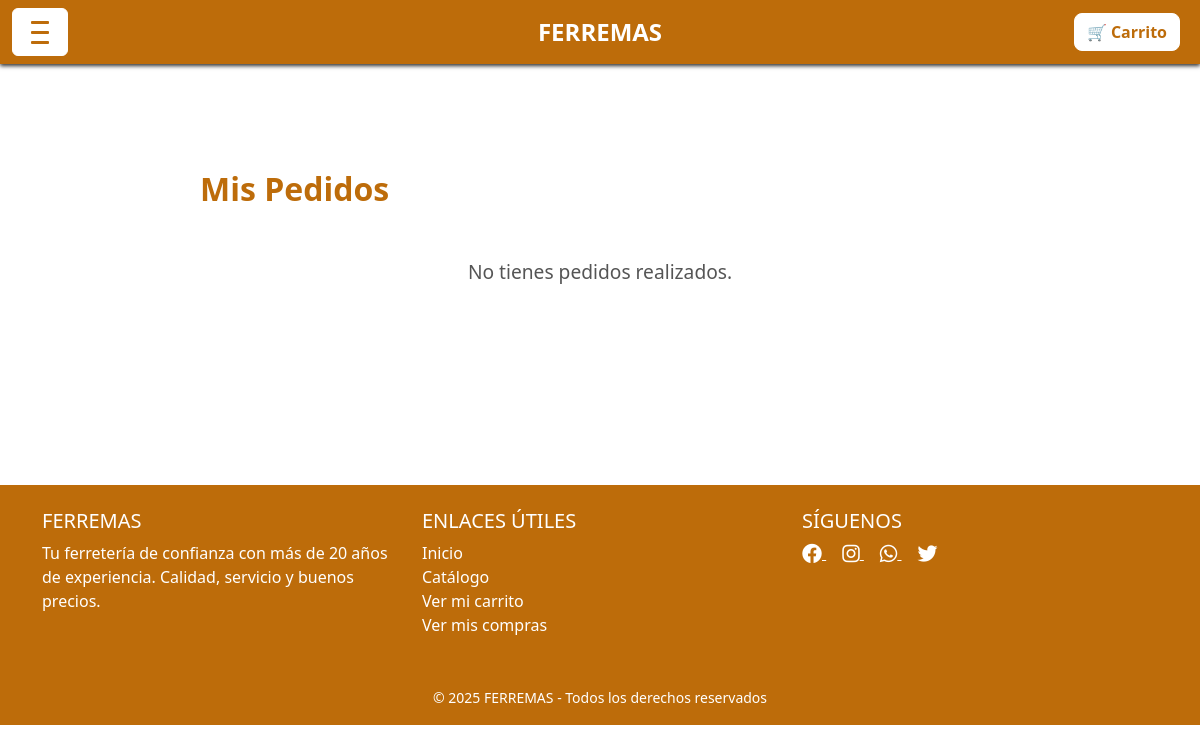
The app's page /ordenes/misPedidos/ (signed in), older data.
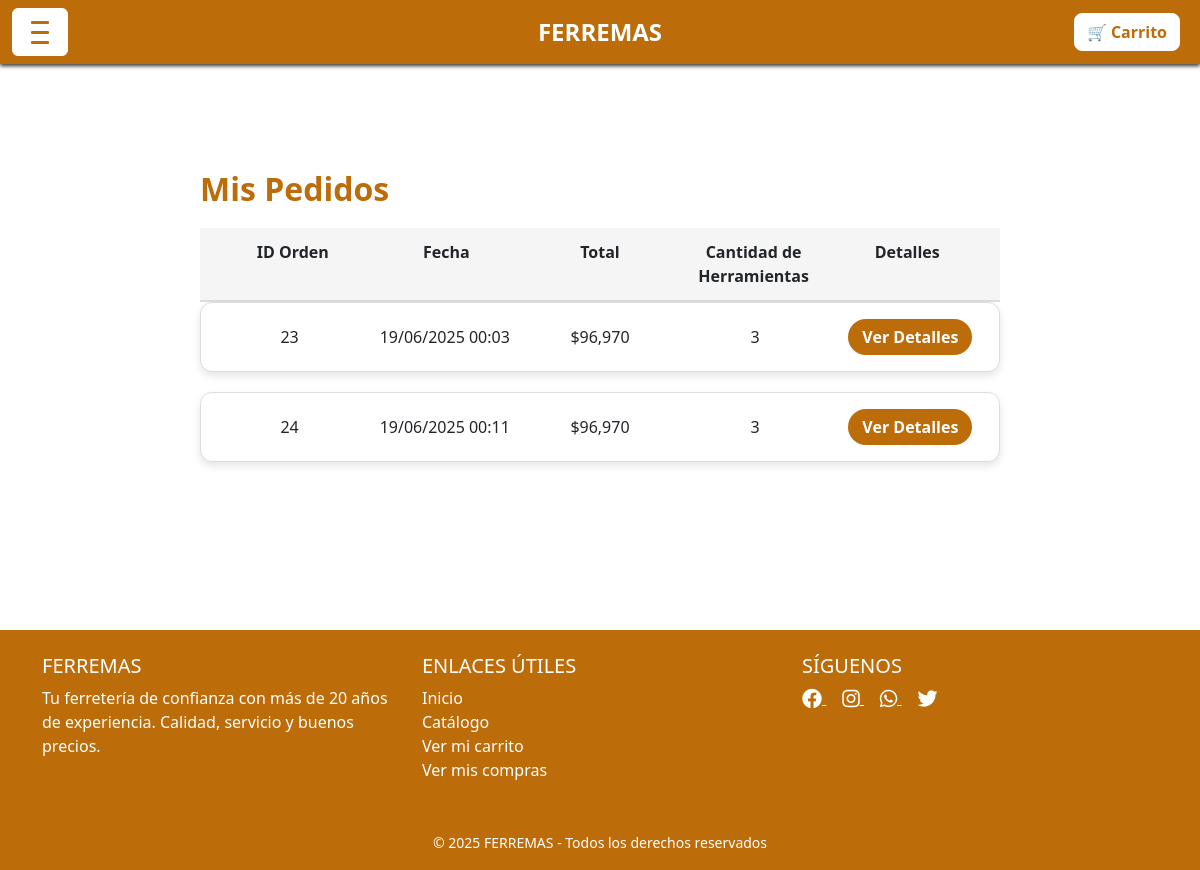
The same page, newer data.
### ordenes/models.py (models this page shows, shortened)
class Orden(models.Model):
    usuario = models.ForeignKey(User, on_delete=models.CASCADE)
    total_precio = models.DecimalField(max_digits=10, decimal_places=2)
    cantidad_herramientas = models.IntegerField()
    fecha = models.DateTimeField(auto_now_add=True)

### ordenes/views.py (the view)
# urls.py: path('misPedidos/', views.mis_pedidos, name='misPedidos'),
@login_required
def mis_pedidos(request):
    pedidos = Orden.objects.filter(usuario=request.user)
    context = {
        'pedidos': pedidos
    }
    return render(request, 'ordenes/misPedidos.html', context)

### ordenes/templates/ordenes/misPedidos.html (shortened to what this page needs)
{% extends "tiendaWeb/base.html" %}
{% load static %}
{% load humanize %}
{% block content %}
<link rel="stylesheet" href="{% static 'tiendaWeb/css/estilocarrito.css' %}">
<div class="container-pedidos">
    <h2 class="h2-pedidos">Mis Pedidos</h2>
    {% if pedidos %}
        <div class="tabla-pedidos">
            <div class="tabla-header">
                <div>ID Orden</div>
                <div>Fecha</div>
                <div>Total</div>
                <div>Cantidad de Herramientas</div>
                <div>Detalles</div>
            </div>
            {% for pedido in pedidos %}
                <div class="carrito-card">
                    <div class="info-pedido">
                        <div>{{ pedido.id }}</div>
                        <div>{{ pedido.fecha|date:"d/m/Y H:i" }}</div>
                        <div>${{ pedido.total_precio|floatformat:0|intcomma }}</div>
                        <div>{{ pedido.cantidad_herramientas }}</div>
                        <div>
                            <button class="btnuniversal btn-sm" type="button"
                                    data-bs-toggle="collapse"
                                    data-bs-target="#detalle{{ pedido.id }}"
                                    aria-expanded="false"
                                    aria-controls="detalle{{ pedido.id }}">
                                Ver Detalles
                            </button>
                        </div>
                    </div>
                </div>
            {% endfor %}
        </div>
    {% else %}
        <div class="no-pedidos">
            <p>No tienes pedidos realizados.</p>
        </div>
    {% endif %}
</div>
{% endblock %}

Row changes from the older to the newer data that the page shows:
added Orden: id "23", fecha "19/06/2025 00:03", total_precio "96,970", cantidad_herramientas "3"
added Orden: id "24", fecha "19/06/2025 00:11", total_precio "96,970", cantidad_herramientas "3"
Text that changed along with them:
text no longer shown: "No tienes pedidos realizados."
text now shown: "ID Orden Fecha Total Cantidad de Herramientas Detalles"
